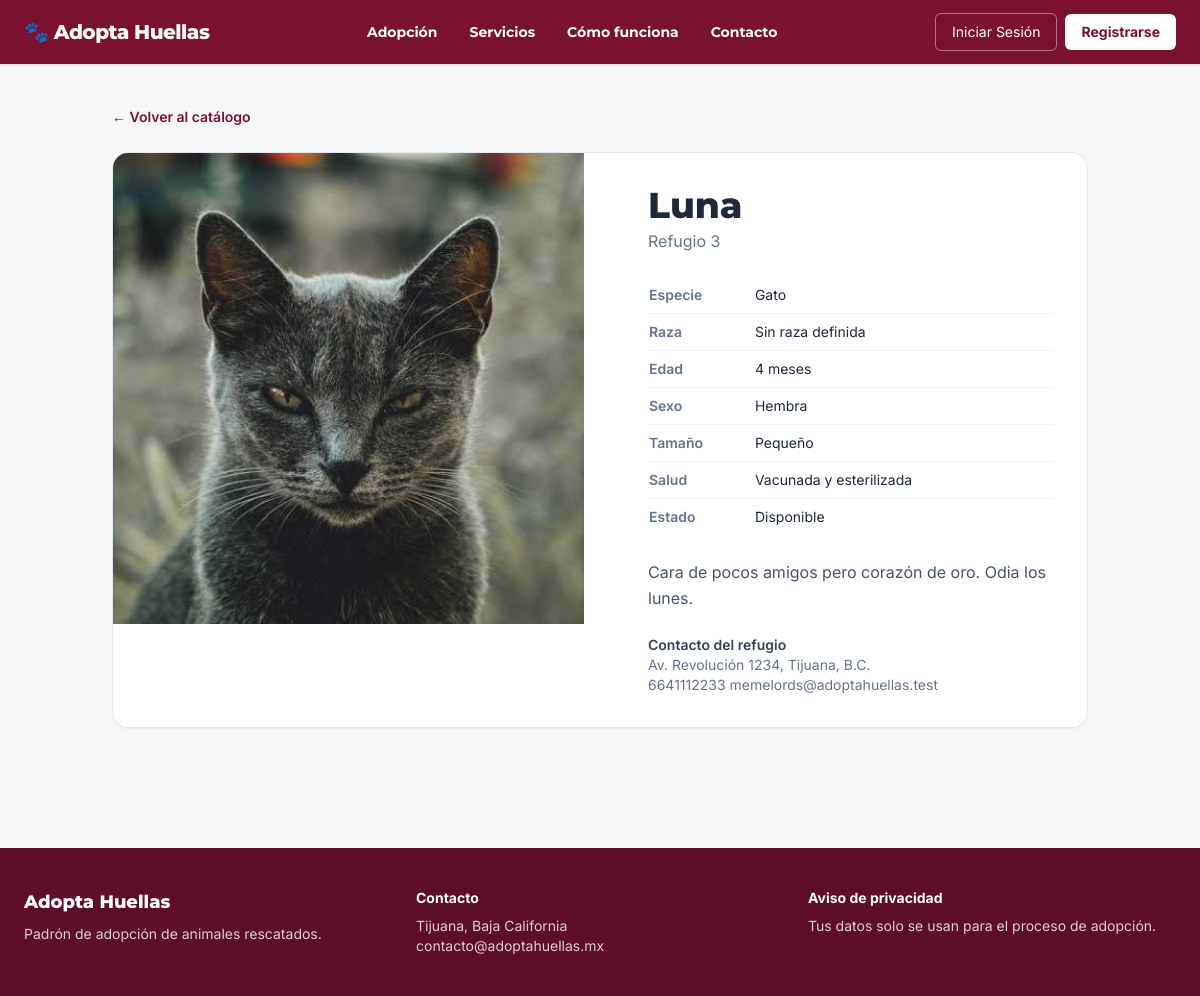
/pets/9e722876-760a-40a7-b6c1-f4352e2e666f/, run on the app's committed database.
### adopciones/models.py (models this page shows, shortened)
class PetImage(models.Model):
    id = models.UUIDField(primary_key=True, default=uuid.uuid4, editable=False)
    pet = models.ForeignKey('Pet', on_delete=models.CASCADE, related_name='images')
    image = models.ImageField(upload_to='pets/')
    is_primary = models.BooleanField(default=False)
    created_at = models.DateTimeField(auto_now_add=True)
    class Meta:
        constraints = [
            models.UniqueConstraint(
                fields=['pet'],
                condition=Q(is_primary=True),
                name='unique_primary_image_per_pet',
            ),
        ]

class Pet(models.Model):
    GENDER_CHOICES = [
        ('MALE', 'Macho'),
        ('FEMALE', 'Hembra'),
    ]
    SIZE_CHOICES = [
        ('SMALL', 'Pequeño'),
        ('MEDIUM', 'Mediano'),
        ('LARGE', 'Grande'),
    ]
    ADOPTION_STATUS_CHOICES = [
        ('AVAILABLE', 'Disponible'),
        ('IN_PROCESS', 'En proceso'),
        ('ADOPTED', 'Adoptado'),
    ]
    id = models.UUIDField(primary_key=True, default=uuid.uuid4, editable=False)
    shelter = models.ForeignKey('Shelter', on_delete=models.CASCADE, related_name='pets')
    name = models.CharField(max_length=100)
    species = models.ForeignKey('Species', on_delete=models.PROTECT, related_name='pets')
    breed = models.ForeignKey('Breed', on_delete=models.SET_NULL, null=True, blank=True, related_name='pets')
    age = models.PositiveIntegerField()
    gender = models.CharField(max_length=10, choices=GENDER_CHOICES)
    size = models.CharField(max_length=10, choices=SIZE_CHOICES)
    description = models.TextField(blank=True, null=True)
    health_status = models.CharField(max_length=255, blank=True, null=True)
    adoption_status = models.CharField(max_length=20, choices=ADOPTION_STATUS_CHOICES, default='AVAILABLE')
    created_at = models.DateTimeField(auto_now_add=True)

class Shelter(models.Model):
    id = models.UUIDField(primary_key=True, default=uuid.uuid4, editable=False)
    name = models.CharField(max_length=150)
    description = models.TextField(blank=True, null=True)
    address = models.CharField(max_length=255)
    phone = models.CharField(max_length=20, blank=True, null=True)
    email = models.EmailField(blank=True, null=True)
    created_at = models.DateTimeField(auto_now_add=True)

class Species(models.Model):
    id = models.UUIDField(primary_key=True, default=uuid.uuid4, editable=False)
    name = models.CharField(max_length=100, unique=True)
    class Meta:
        verbose_name_plural = 'Species'

### adopciones/views.py (the view)
# urls.py: path('pets/<uuid:pk>/', views.pet_detail, name='pet_detail'),
def pet_detail(request, pk):
    pet = get_object_or_404(Pet, pk=pk)
    return render(request, 'adopciones/pet_detail.html', {
        'pet': pet
    })

### adopciones/templates/adopciones/pet_detail.html (shortened to what this page needs)
{% extends 'adopciones/base.html' %}
{% block content %}
<div class="max-w-5xl mx-auto px-6 py-10">
    <a href="{% url 'home' %}" class="text-sm text-guinda font-semibold hover:underline">&larr; Volver al catálogo</a>
    <div class="mt-6 grid md:grid-cols-2 gap-8 bg-white rounded-2xl border border-slate-200 shadow-sm overflow-hidden">
        <div class="aspect-square bg-guinda-light flex items-center justify-center">
            {% with image=pet.images.first %}
                {% if image %}
                   <img src="{{ image.image.url }}" alt="{{ pet.name }}" class="w-full h-full object-cover">
                {% else %}
                    <span class="text-8xl">🐾</span>
                {% endif %}
            {% endwith %}
        </div>
        <div class="p-8">
            <h1 class="font-titulo font-extrabold text-4xl text-slate-800">{{ pet.name }}</h1>
            <p class="mt-1 text-slate-500">{{ pet.shelter.name }}</p>
            <table class="mt-6 w-full text-sm">
                <tbody class="divide-y divide-slate-100">
                    <tr><td class="py-2 font-semibold text-slate-500">Especie</td><td class="py-2">{{ pet.species.name }}</td></tr>
                    <tr><td class="py-2 font-semibold text-slate-500">Raza</td><td class="py-2">{{ pet.breed.name|default:'Sin raza definida' }}</td></tr>
                    <tr><td class="py-2 font-semibold text-slate-500">Edad</td><td class="py-2">{{ pet.age }} meses</td></tr>
                    <tr><td class="py-2 font-semibold text-slate-500">Sexo</td><td class="py-2">{{ pet.get_gender_display }}</td></tr>
                    <tr><td class="py-2 font-semibold text-slate-500">Tamaño</td><td class="py-2">{{ pet.get_size_display }}</td></tr>
                    <tr><td class="py-2 font-semibold text-slate-500">Salud</td><td class="py-2">{{ pet.health_status|default:'Sin información' }}</td></tr>
                    <tr><td class="py-2 font-semibold text-slate-500">Estado</td><td class="py-2">{{ pet.get_adoption_status_display }}</td></tr>
                </tbody>
            </table>
            <p class="mt-6 text-slate-600 leading-relaxed">{{ pet.description|default:'' }}</p>
            <div class="mt-6 text-sm text-slate-500">
                <p class="font-semibold text-slate-700">Contacto del refugio</p>
                <p>{{ pet.shelter.address }}</p>
                <p>{{ pet.shelter.phone|default:'' }} {{ pet.shelter.email|default:'' }}</p>
            </div>
        </div>
    </div>
</div>
{% endblock %}

### data on the page
PetImage: image (picture)
Pet: name "Luna", shelter.name "Refugio 3", species.name "Gato", breed.name "Sin raza definida", age "4", gender "Hembra", size "Pequeño", health_status "Vacunada y esterilizada", adoption_status "Disponible", description "Cara de pocos amigos pero corazón de oro. Odia los lunes.", shelter.address "Av. Revolución 1234, Tijuana, B.C.", shelter.phone "6641112233", shelter.email "memelords@adoptahuellas.test"
